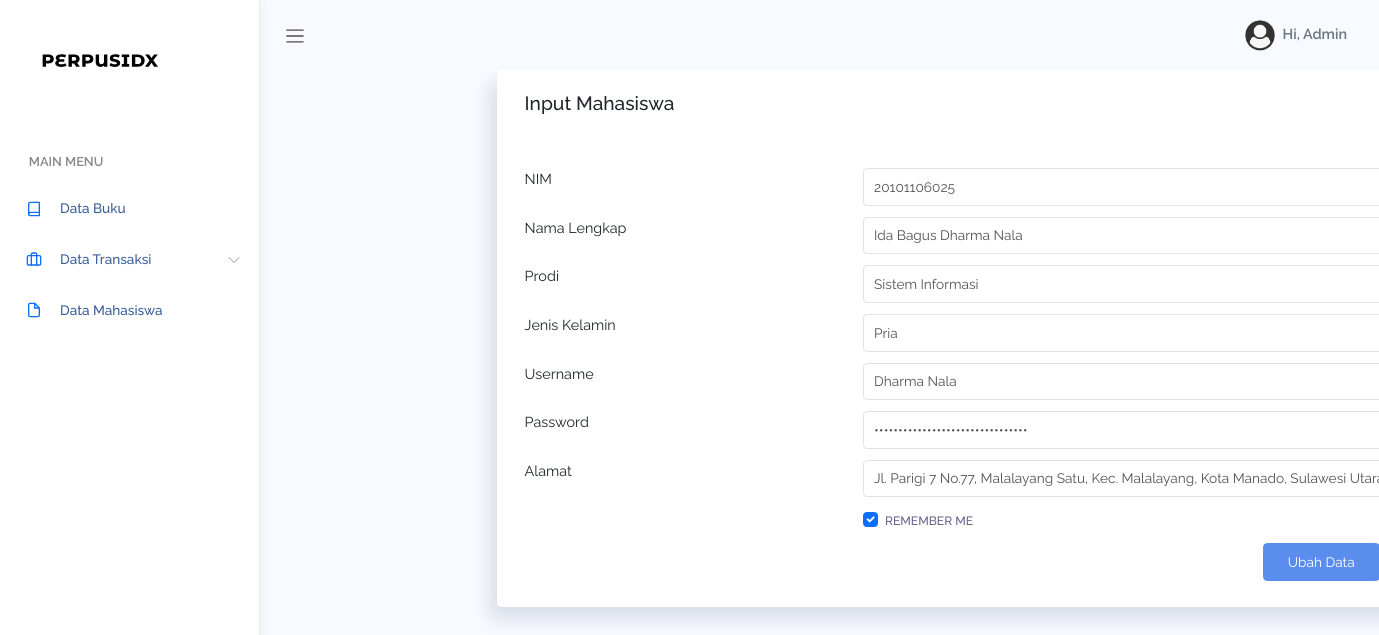
Screenshot of /admin/updatemhs.php?id=13 with the database file from the repository.
### tables this page shows
CREATE TABLE `mahasiswa` (
  `id_mhs` int(11) NOT NULL,
  `NIM` varchar(50) NOT NULL,
  `nama` varchar(50) NOT NULL,
  `prodi` varchar(50) NOT NULL,
  `jk` varchar(30) NOT NULL,
  `username` varchar(50) NOT NULL,
  `password` varchar(50) NOT NULL,
  `alamat` longtext NOT NULL,
  `statusmhs` varchar(50) DEFAULT NULL
);

### admin/updatemhs.php (the view, shortened to what this page needs)
<?php
include 'config.php';
$id = $_GET['id'];
$query = ("SELECT * FROM mahasiswa WHERE id_mhs='$id'");
$result = mysqli_query($conn, $query);
$row = mysqli_fetch_assoc($result);
?>
<!DOCTYPE html>
<html lang="en">
<head>
    <link href="https://cdn.jsdelivr.net/npm/bootstrap@5.3.0-alpha3/dist/css/bootstrap.min.css" rel="stylesheet">
    <link rel="stylesheet" href="assets/css/bootstrap.css">
    <link rel="stylesheet" href="assets/vendors/chartjs/Chart.min.css">
    <link rel="stylesheet" href="assets/vendors/perfect-scrollbar/perfect-scrollbar.css">
    <link rel="stylesheet" href="assets/css/app.css">
</head>
<body>
<div id="app">
        <div id="sidebar" class='active'>
            <div class="sidebar-wrapper active">
                <div class="sidebar-header">
                    <img src="assets/images/logo.svg" alt="" srcset="">
                </div>
                <div class="sidebar-menu">
                    <ul class="menu">
                        <li class='sidebar-title'>Main Menu</li>
                        <li class="sidebar-item">
                            <a href="home.php" class='sidebar-link'>
                                <i data-feather="book" width="20"></i>
                                <span>Data Buku</span>
                            </a>
                        </li>
                <li class="sidebar-item  has-sub">
                    <a href="#" class='sidebar-link'>
                        <i data-feather="briefcase" width="20"></i>
                        <span>Data Transaksi</span>
                    </a>
                </li>
                        <li class="sidebar-item ">
                            <a href="table-datatable.php" class='sidebar-link'>
                                <i data-feather="file" width="20"></i>
                                <span>Data Mahasiswa</span>
                            </a>
                        </li>
                    </div>
                </div>
            </div>
            <div id="main">
                <nav class="navbar navbar-header navbar-expand navbar-light">
                    <a class="sidebar-toggler" href="#"><span
                            class="navbar-toggler-icon"></span></a>
                    <div class="collapse navbar-collapse"
                        id="navbarSupportedContent">
                        <ul class="navbar-nav d-flex align-items-center navbar-light
                            ms-auto">
                            <li class="dropdown">
                                <a href="#" data-bs-toggle="dropdown"
                                    class="nav-link dropdown-toggle nav-link-lg
                                    nav-link-user">
                                    <div class="avatar me-1">
                                        <img src="assets/images/avatar/avatar.png"
                                            alt="" srcset="">
                                    </div>
                                    <div class="d-none d-md-block
                                        d-lg-inline-block">Hi, Admin</div>
                                </a>
                            </li>
                        </ul>
                    </div>
                </nav>
    <section id="multiple-column-form">
        <div class="row match-height container" style="margin-left:18%; margin-right:90%;">
            <div class="col-12">
            <div class="card">
                <div class="card-header">
                <h4 class="card-title">Input Mahasiswa</h4>
                </div>
                <div class="card-content">
                <div class="card-body">
                    <form class="form form-horizontal" action="" method="POST">
                        <div class="form-body">
                            <div class="row">
                            <div class="col-md-4">
                                <label>NIM</label>
                            </div>
                            <div class="col-md-8 form-group">
                                <input type="text" id="NIM" class="form-control" name="NIM" placeholder="NIM" value="<?php echo $row['NIM']; ?>" required>
                            </div>
                            <div class="col-md-4">
                                <label>Nama Lengkap</label>
                            </div>
                            <div class="col-md-8 form-group">
                                <input type="text" id="nama" class="form-control" name="nama" placeholder="Nama Lengkap" value="<?php echo $row['nama']; ?>">
                            </div>
                            <div class="col-md-4">
                                <label>Prodi</label>
                            </div>
                            <div class="col-md-8 form-group">
                                <input type="text" id="prodi" class="form-control" name="prodi" placeholder="Program Studi" value="<?php echo $row['prodi']; ?>">
                            </div>
                            <div class="col-md-4">
                                <label>Jenis Kelamin</label>
                            </div>
                            <div class="col-md-8 form-group">
                                <input type="text" id="jk" class="form-control" name="jk" placeholder="Jenis Kelamin" value="<?php echo $row['jk']; ?>">
                            </div>
                            <div class="col-md-4">
                                <label>Username</label>
                            </div>
                            <div class="col-md-8 form-group">
                                <input type="text" id="username" class="form-control" name="username" placeholder="Username" value="<?php echo $row['username']; ?>">
                            </div>
                            <div class="col-md-4">
                                <label>Password</label>
                            </div>
                            <div class="col-md-8 form-group">
                                <input type="password" id="password" class="form-control" name="password" placeholder="Password" value="<?php echo $row['password']; ?>">
                            </div>
                            <div class="col-md-4">
                                <label>Alamat</label>
                            </div>
                            <div class="col-md-8 form-group">
                                <input type="text" id="alamat" class="form-control" name="alamat" placeholder="Alamat" value="<?php echo $row['alamat']; ?>">
                            </div>
                            <div class="col-12 col-md-8 offset-md-4 form-group">
                                <div class='form-check'>
                                    <div class="checkbox">
                                        <input type="checkbox" id="checkbox1" class='form-check-input' checked>
                                        <label for="checkbox1">Remember Me</label>
                                    </div>
                                </div>
                            </div>
                            <div class="col-sm-12 d-flex justify-content-end">
                                <button type="submit" name="submit" class="btn btn-primary me-1 mb-1">Ubah Data</button>
                            </div>
                            </div>
                        </div>
                    </form>
                </div>
                </div>
            </div>
            </div>
        </div>
    </section>
</body>
</html>

### admin/assets/css/app.css (style rules this page uses)
* { font-family:Raleway }
#app { position:relative }
#main { margin-left:260px;background-color:#f7faff;min-height:100vh;transition:margin-left .6s ease-out }
a { text-decoration:none }
a,button { outline:0 }
.feather,i { font-size:14px;height:1rem }
.avatar { display:inline-flex;border-radius:50%;text-align:center;vertical-align:middle;position:relative }
.avatar img { width:32px;height:32px;border-radius:50% }
.btn.btn-danger,.btn.btn-dark,.btn.btn-info,.btn.btn-light,.btn.btn-link,.btn.btn-primary,.btn.btn-secondary,.btn.btn-success,.btn.btn-warning { color:#fff }
.dropdown-toggle:after { color:#fff }
.form-group { margin-bottom:.7rem }
.form-group label { font-size:.755rem;text-transform:uppercase;color:rgba(35,28,99,.7);font-weight:500 }
#sidebar.active .sidebar-wrapper { left:0 }
.sidebar-wrapper { width:260px;height:100vh;position:fixed;top:0;z-index:10;background-color:#fff;bottom:0;border-right:1px solid #eee;box-shadow:0 0 10px #ececec;left:-260px;transition:left .6s ease-out }
.sidebar-wrapper .sidebar-header { padding:2rem 2rem 1rem;font-size:2rem;font-weight:700 }
.sidebar-wrapper .sidebar-header img { height:2.5rem }
.sidebar-wrapper .menu { padding-left:0;margin-top:2rem }
.sidebar-wrapper .menu .sidebar-title { padding:1.5rem 1.8rem .5rem;font-size:.8rem;font-weight:600;color:#888;text-transform:uppercase }
.sidebar-wrapper .menu .sidebar-link { display:block;padding:.7rem 1.5rem;font-size:.85rem;display:flex;align-items:center;transition:all .5s }
.sidebar-wrapper .menu .sidebar-link>span { color:#053382;font-weight:500;margin-left:1rem;opacity:.8 }
.sidebar-wrapper .menu .sidebar-item { list-style:none;margin-top:.5rem;position:relative }
.sidebar-wrapper .menu .sidebar-item.has-sub .sidebar-link:after { position:absolute;color:#ccc;right:15px;top:12px;display:block }
.card { box-shadow:-8px 12px 18px 0 rgba(25,42,70,.13);margin-bottom:2.2rem }
.card .card-header { border:none }
.card .card-header h4 { font-size:1.2rem }
.card .card-content { position:relative }
.card .card-title { font-size:1.2rem }
.card .card-body { padding:1.4rem 1.7rem }
.navbar { height:70px;padding:1.5rem }
.navbar .nav-link-user img { width:30px }
.navbar.navbar-header li { display:flex;align-items:center }
.navbar.navbar-header .dropdown>a { color:#6c757d;font-weight:600 }
.navbar.navbar-header .dropdown>a:after { display:none }

### rows the page displays
mahasiswa: NIM "20101106025", nama "Ida Bagus Dharma Nala", prodi "Sistem Informasi", jk "Pria", username "Dharma Nala", alamat "Jl. Parigi 7 No.77, Malalayang Satu, Kec. Malalayang, Kota Manado, Sulawesi Utara"
